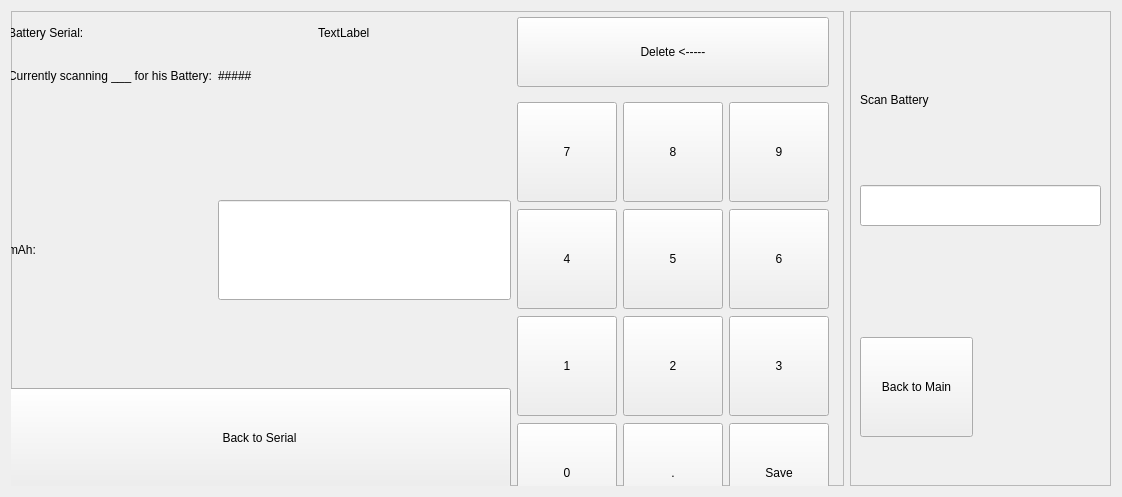
<?xml version="1.0" encoding="UTF-8"?>
<ui version="4.0">
 <class>Form</class>
 <widget class="QWidget" name="Form">
  <property name="geometry">
   <rect>
    <x>0</x>
    <y>0</y>
    <width>1122</width>
    <height>497</height>
   </rect>
  </property>
  <property name="windowTitle">
   <string>Form</string>
  </property>
  <layout class="QGridLayout" name="gridLayout">
   <item row="0" column="2">
    <widget class="QFrame" name="Frame1">
     <property name="enabled">
      <bool>true</bool>
     </property>
     <property name="sizePolicy">
      <sizepolicy hsizetype="Fixed" vsizetype="Minimum">
       <horstretch>0</horstretch>
       <verstretch>0</verstretch>
      </sizepolicy>
     </property>
     <property name="frameShape">
      <enum>QFrame::StyledPanel</enum>
     </property>
     <property name="frameShadow">
      <enum>QFrame::Raised</enum>
     </property>
     <layout class="QGridLayout" name="gridLayout_2">
      <property name="sizeConstraint">
       <enum>QLayout::SetNoConstraint</enum>
      </property>
      <item row="0" column="0">
       <widget class="QLabel" name="label">
        <property name="minimumSize">
         <size>
          <width>131</width>
          <height>16</height>
         </size>
        </property>
        <property name="maximumSize">
         <size>
          <width>131</width>
          <height>16</height>
         </size>
        </property>
        <property name="text">
         <string>Scan Battery</string>
        </property>
       </widget>
      </item>
      <item row="1" column="0">
       <widget class="QLineEdit" name="Battery_SN">
        <property name="minimumSize">
         <size>
          <width>241</width>
          <height>41</height>
         </size>
        </property>
        <property name="maximumSize">
         <size>
          <width>241</width>
          <height>41</height>
         </size>
        </property>
       </widget>
      </item>
      <item row="2" column="0">
       <widget class="QPushButton" name="Cancel_Button">
        <property name="minimumSize">
         <size>
          <width>113</width>
          <height>100</height>
         </size>
        </property>
        <property name="maximumSize">
         <size>
          <width>113</width>
          <height>32</height>
         </size>
        </property>
        <property name="text">
         <string>Back to Main</string>
        </property>
       </widget>
      </item>
     </layout>
    </widget>
   </item>
   <item row="0" column="0">
    <widget class="QFrame" name="FrameTwo">
     <property name="frameShape">
      <enum>QFrame::StyledPanel</enum>
     </property>
     <property name="frameShadow">
      <enum>QFrame::Raised</enum>
     </property>
     <widget class="QWidget" name="layoutWidget">
      <property name="geometry">
       <rect>
        <x>-3</x>
        <y>-1</y>
        <width>821</width>
        <height>520</height>
       </rect>
      </property>
      <layout class="QGridLayout" name="gridLayout_4">
       <item row="2" column="4" rowspan="2">
        <layout class="QGridLayout" name="gridLayout_3">
         <item row="2" column="0">
          <widget class="QPushButton" name="Button_Number_1">
           <property name="minimumSize">
            <size>
             <width>100</width>
             <height>100</height>
            </size>
           </property>
           <property name="maximumSize">
            <size>
             <width>100</width>
             <height>100</height>
            </size>
           </property>
           <property name="text">
            <string>1</string>
           </property>
          </widget>
         </item>
         <item row="3" column="0">
          <widget class="QPushButton" name="Button_Number_0">
           <property name="minimumSize">
            <size>
             <width>100</width>
             <height>100</height>
            </size>
           </property>
           <property name="maximumSize">
            <size>
             <width>100</width>
             <height>100</height>
            </size>
           </property>
           <property name="text">
            <string>0</string>
           </property>
          </widget>
         </item>
         <item row="1" column="1">
          <widget class="QPushButton" name="Button_Number_5">
           <property name="minimumSize">
            <size>
             <width>100</width>
             <height>100</height>
            </size>
           </property>
           <property name="maximumSize">
            <size>
             <width>100</width>
             <height>100</height>
            </size>
           </property>
           <property name="text">
            <string>5</string>
           </property>
          </widget>
         </item>
         <item row="2" column="1">
          <widget class="QPushButton" name="Button_Number_2">
           <property name="minimumSize">
            <size>
             <width>100</width>
             <height>100</height>
            </size>
           </property>
           <property name="maximumSize">
            <size>
             <width>100</width>
             <height>100</height>
            </size>
           </property>
           <property name="text">
            <string>2</string>
           </property>
          </widget>
         </item>
         <item row="1" column="0">
          <widget class="QPushButton" name="Button_Number_4">
           <property name="minimumSize">
            <size>
             <width>100</width>
             <height>100</height>
            </size>
           </property>
           <property name="maximumSize">
            <size>
             <width>100</width>
             <height>100</height>
            </size>
           </property>
           <property name="text">
            <string>4</string>
           </property>
          </widget>
         </item>
         <item row="1" column="2">
          <widget class="QPushButton" name="Button_Number_6">
           <property name="minimumSize">
            <size>
             <width>100</width>
             <height>100</height>
            </size>
           </property>
           <property name="maximumSize">
            <size>
             <width>100</width>
             <height>100</height>
            </size>
           </property>
           <property name="text">
            <string>6</string>
           </property>
          </widget>
         </item>
         <item row="0" column="1">
          <widget class="QPushButton" name="Button_Number_8">
           <property name="minimumSize">
            <size>
             <width>100</width>
             <height>100</height>
            </size>
           </property>
           <property name="maximumSize">
            <size>
             <width>100</width>
             <height>100</height>
            </size>
           </property>
           <property name="text">
            <string>8</string>
           </property>
          </widget>
         </item>
         <item row="0" column="2">
          <widget class="QPushButton" name="Button_Number_9">
           <property name="minimumSize">
            <size>
             <width>100</width>
             <height>100</height>
            </size>
           </property>
           <property name="maximumSize">
            <size>
             <width>100</width>
             <height>100</height>
            </size>
           </property>
           <property name="text">
            <string>9</string>
           </property>
          </widget>
         </item>
         <item row="0" column="0">
          <widget class="QPushButton" name="Button_Number_7">
           <property name="minimumSize">
            <size>
             <width>100</width>
             <height>100</height>
            </size>
           </property>
           <property name="maximumSize">
            <size>
             <width>100</width>
             <height>100</height>
            </size>
           </property>
           <property name="text">
            <string>7</string>
           </property>
          </widget>
         </item>
         <item row="3" column="1">
          <widget class="QPushButton" name="Button_Number_Period">
           <property name="minimumSize">
            <size>
             <width>100</width>
             <height>100</height>
            </size>
           </property>
           <property name="maximumSize">
            <size>
             <width>100</width>
             <height>100</height>
            </size>
           </property>
           <property name="text">
            <string>.</string>
           </property>
          </widget>
         </item>
         <item row="2" column="2">
          <widget class="QPushButton" name="Button_Number_3">
           <property name="minimumSize">
            <size>
             <width>100</width>
             <height>100</height>
            </size>
           </property>
           <property name="maximumSize">
            <size>
             <width>100</width>
             <height>100</height>
            </size>
           </property>
           <property name="text">
            <string>3</string>
           </property>
          </widget>
         </item>
         <item row="3" column="2">
          <widget class="QPushButton" name="Saved_Results_Button">
           <property name="minimumSize">
            <size>
             <width>0</width>
             <height>100</height>
            </size>
           </property>
           <property name="text">
            <string>Save</string>
           </property>
          </widget>
         </item>
        </layout>
       </item>
       <item row="2" column="0">
        <widget class="QLabel" name="label_4">
         <property name="minimumSize">
          <size>
           <width>0</width>
           <height>100</height>
          </size>
         </property>
         <property name="maximumSize">
          <size>
           <width>16777215</width>
           <height>41</height>
          </size>
         </property>
         <property name="text">
          <string>mAh:</string>
         </property>
        </widget>
       </item>
       <item row="0" column="2">
        <widget class="QLabel" name="Battery_SN_Label">
         <property name="maximumSize">
          <size>
           <width>16777215</width>
           <height>20</height>
          </size>
         </property>
         <property name="text">
          <string>TextLabel</string>
         </property>
        </widget>
       </item>
       <item row="3" column="0" colspan="4">
        <widget class="QPushButton" name="Back_To_SN_Button">
         <property name="minimumSize">
          <size>
           <width>0</width>
           <height>100</height>
          </size>
         </property>
         <property name="text">
          <string>Back to Serial</string>
         </property>
        </widget>
       </item>
       <item row="0" column="0" colspan="2">
        <widget class="QLabel" name="label_2">
         <property name="maximumSize">
          <size>
           <width>16777215</width>
           <height>20</height>
          </size>
         </property>
         <property name="text">
          <string>Battery Serial:</string>
         </property>
        </widget>
       </item>
       <item row="1" column="0">
        <widget class="QLabel" name="label_3">
         <property name="maximumSize">
          <size>
           <width>16777215</width>
           <height>20</height>
          </size>
         </property>
         <property name="text">
          <string>Currently scanning ___ for his Battery:</string>
         </property>
        </widget>
       </item>
       <item row="2" column="1" colspan="3">
        <widget class="QLineEdit" name="mAHRecordingLine">
         <property name="minimumSize">
          <size>
           <width>0</width>
           <height>100</height>
          </size>
         </property>
         <property name="maximumSize">
          <size>
           <width>16777215</width>
           <height>41</height>
          </size>
         </property>
        </widget>
       </item>
       <item row="1" column="1">
        <widget class="QLabel" name="Battery_Scan_Count_Label">
         <property name="text">
          <string>#####</string>
         </property>
        </widget>
       </item>
       <item row="0" column="4" rowspan="2">
        <widget class="QPushButton" name="Delete_Button">
         <property name="minimumSize">
          <size>
           <width>0</width>
           <height>70</height>
          </size>
         </property>
         <property name="text">
          <string>Delete &lt;-----</string>
         </property>
        </widget>
       </item>
      </layout>
     </widget>
    </widget>
   </item>
  </layout>
 </widget>
 <tabstops>
  <tabstop>Battery_SN</tabstop>
  <tabstop>mAHRecordingLine</tabstop>
  <tabstop>Cancel_Button</tabstop>
  <tabstop>Back_To_SN_Button</tabstop>
  <tabstop>Button_Number_1</tabstop>
  <tabstop>Button_Number_5</tabstop>
  <tabstop>Button_Number_2</tabstop>
  <tabstop>Button_Number_4</tabstop>
  <tabstop>Button_Number_6</tabstop>
  <tabstop>Button_Number_8</tabstop>
  <tabstop>Button_Number_9</tabstop>
  <tabstop>Button_Number_7</tabstop>
  <tabstop>Button_Number_Period</tabstop>
  <tabstop>Button_Number_3</tabstop>
  <tabstop>Saved_Results_Button</tabstop>
  <tabstop>Button_Number_0</tabstop>
 </tabstops>
 <resources/>
 <connections/>
</ui>
